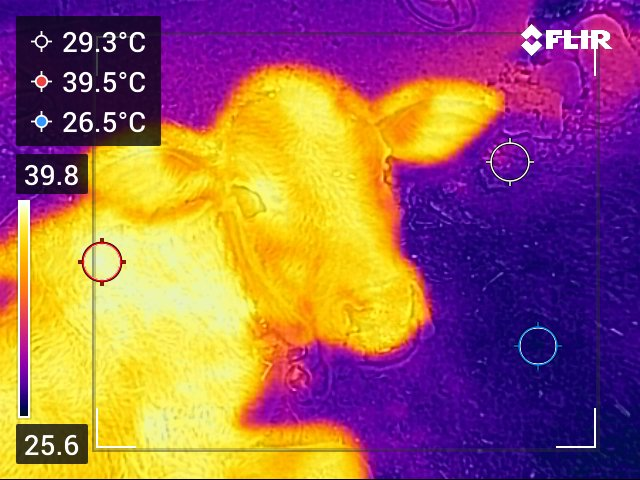
#> input picture dataset/flir_radiometric/FLIR0381.jpg, 640 x 480 px; its folder holds only this picture in this run
$ python yolo_gen.py
#> lines starting #> are read from the running program, lines starting #| are printed output that depends on the picture
import cv2
import os
import glob
import numpy as np

# CONFIGURATION
INPUT_FOLDER = "dataset/flir_radiometric"  # Where your .jpgs are
OUTPUT_FOLDER = "yolo_dataset/images/train" # Where they go for training

if not os.path.exists(OUTPUT_FOLDER):
    os.makedirs(OUTPUT_FOLDER)

print(f"🔄 Converting images from {INPUT_FOLDER}...")

# Get all images
files = glob.glob(os.path.join(INPUT_FOLDER, "*.jpg"))

for i, file in enumerate(files):
    try:
        # 1. Read Image
        img = cv2.imread(file)
#> img is the input picture: shape (480, 640, 3); mean B, G, R 94.6, 99.1, 155.7
        if img is None: continue

        # 2. Convert to Grayscale
        gray = cv2.cvtColor(img, cv2.COLOR_BGR2GRAY)
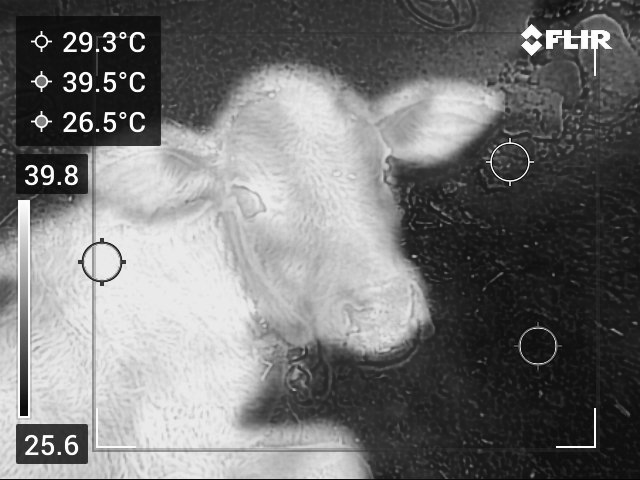
#> gray: shape (480, 640); min 3, max 255, mean 115.5

        # 3. Enhance Contrast (CLAHE)
        # This makes the "Hot Eye" pop out against the cold face
        clahe = cv2.createCLAHE(clipLimit=2.0, tileGridSize=(8,8))
        enhanced = clahe.apply(gray)
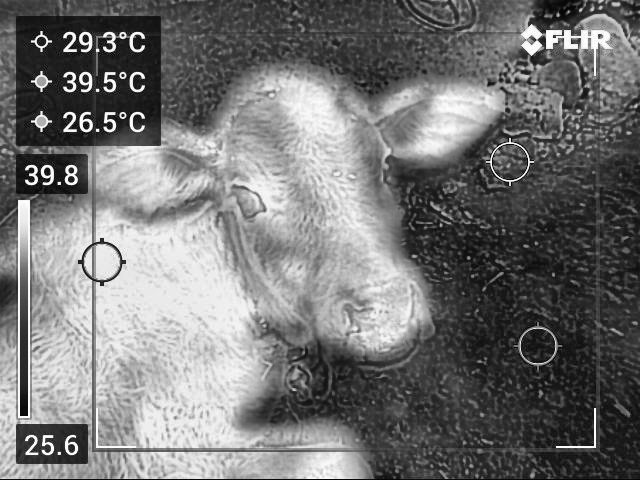
#> enhanced: shape (480, 640); min 1, max 255, mean 116.5

        # 4. Save to YOLO folder
        filename = os.path.basename(file)
        save_path = os.path.join(OUTPUT_FOLDER, filename)
        cv2.imwrite(save_path, enhanced)

    except Exception as e:
        print(f"Skipped {file}: {e}")

print(f"✅ Processed {len(files)} images. Ready for Annotation!")

$ run again, on dataset/flir_radiometric/FLIR0387.jpg
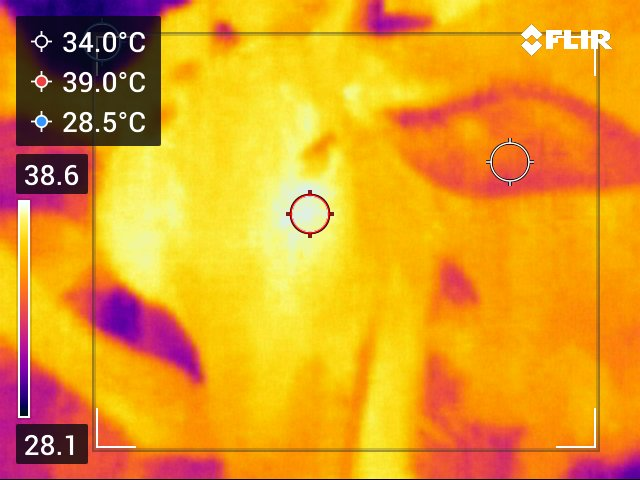
#> input picture dataset/flir_radiometric/FLIR0387.jpg, 640 x 480 px
#> img is the input picture: shape (480, 640, 3); mean B, G, R 35.3, 155, 226.7
#> `gray = cv2.cvtColor(img, cv2.COLOR_BGR2GRAY)`:
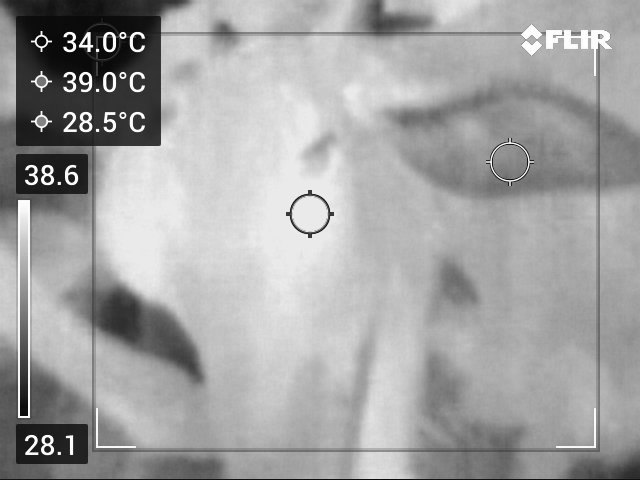
#> gray: shape (480, 640); min 1, max 255, mean 162.8
#> `enhanced = clahe.apply(gray)`:
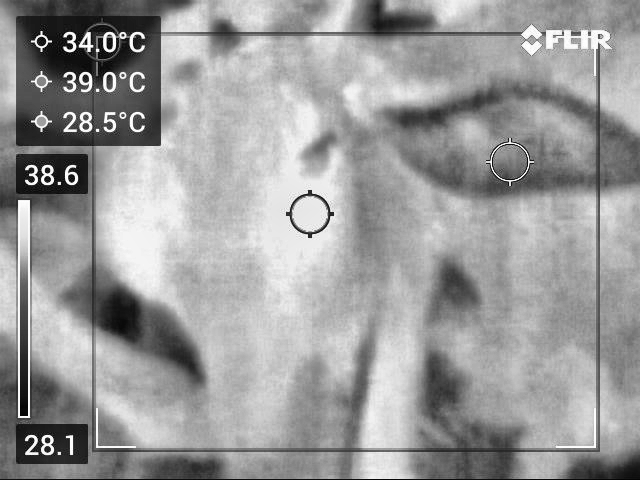
#> enhanced: shape (480, 640); min 1, max 255, mean 154.6

$ run again, on dataset/flir_radiometric/FLIR0391.jpg
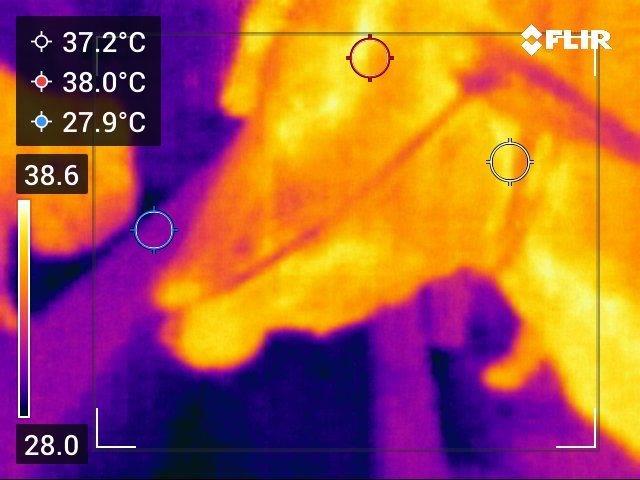
#> input picture dataset/flir_radiometric/FLIR0391.jpg, 640 x 480 px
#> img is the input picture: shape (480, 640, 3); mean B, G, R 67.2, 92.9, 167.8
#> `gray = cv2.cvtColor(img, cv2.COLOR_BGR2GRAY)`:
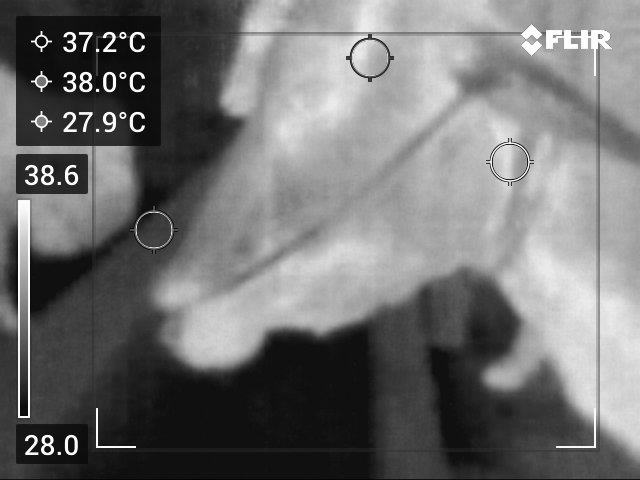
#> gray: shape (480, 640); min 1, max 255, mean 112.3
#> `enhanced = clahe.apply(gray)`:
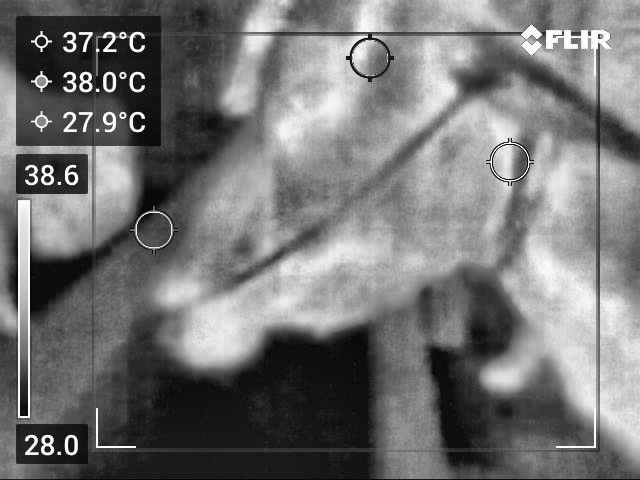
#> enhanced: shape (480, 640); min 1, max 255, mean 115.6

$ run again, on dataset/flir_radiometric/FLIR0392.jpg
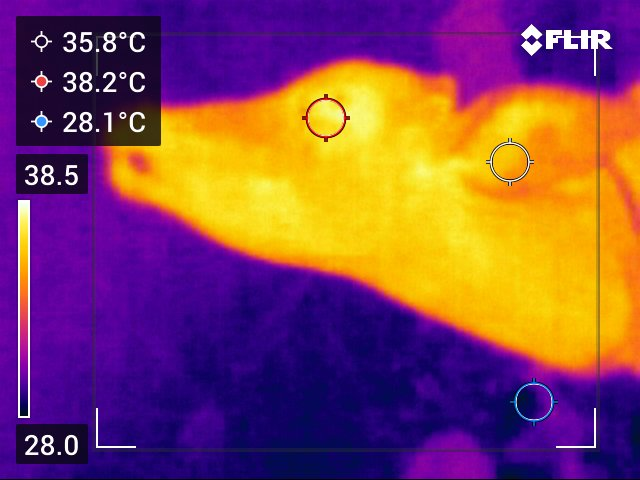
#> input picture dataset/flir_radiometric/FLIR0392.jpg, 640 x 480 px
#> img is the input picture: shape (480, 640, 3); mean B, G, R 87.8, 69.7, 130.4
#> `gray = cv2.cvtColor(img, cv2.COLOR_BGR2GRAY)`:
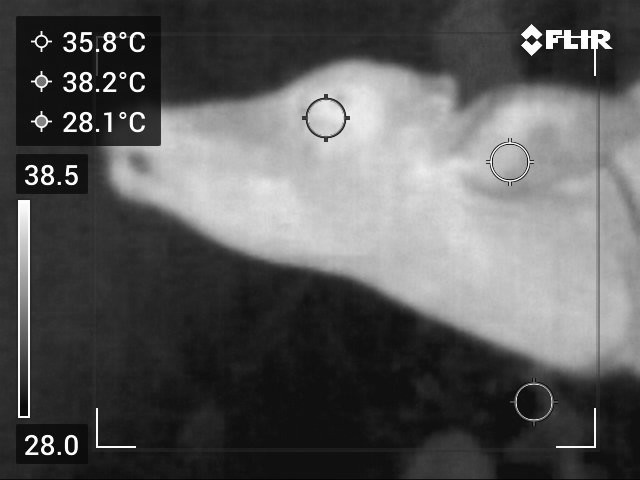
#> gray: shape (480, 640); min 1, max 255, mean 89.9
#> `enhanced = clahe.apply(gray)`:
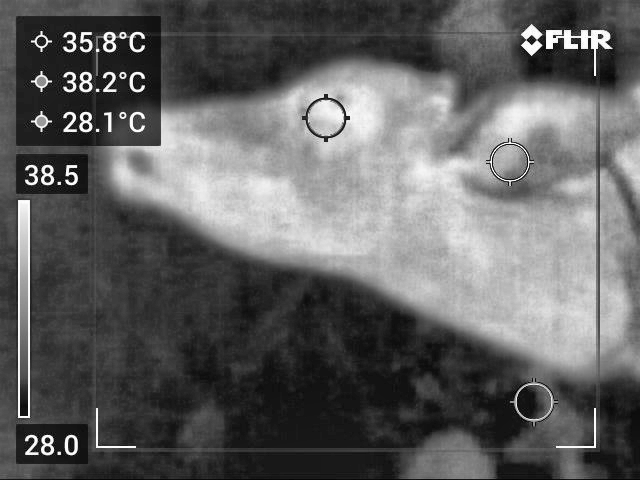
#> enhanced: shape (480, 640); min 1, max 255, mean 97.4

$ run again, on dataset/flir_radiometric/FLIR0382.jpg
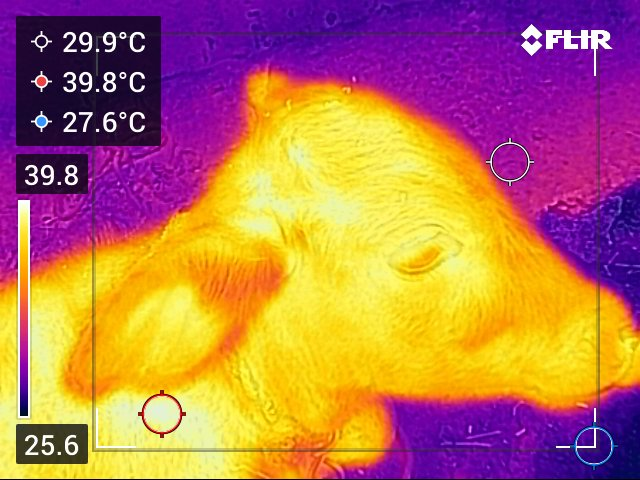
#> input picture dataset/flir_radiometric/FLIR0382.jpg, 640 x 480 px
#> img is the input picture: shape (480, 640, 3); mean B, G, R 87.3, 116.7, 184.9
#> `gray = cv2.cvtColor(img, cv2.COLOR_BGR2GRAY)`:
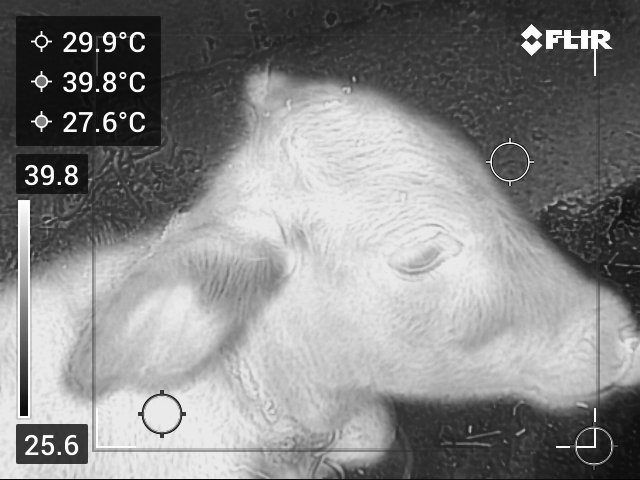
#> gray: shape (480, 640); min 3, max 255, mean 133.7
#> `enhanced = clahe.apply(gray)`:
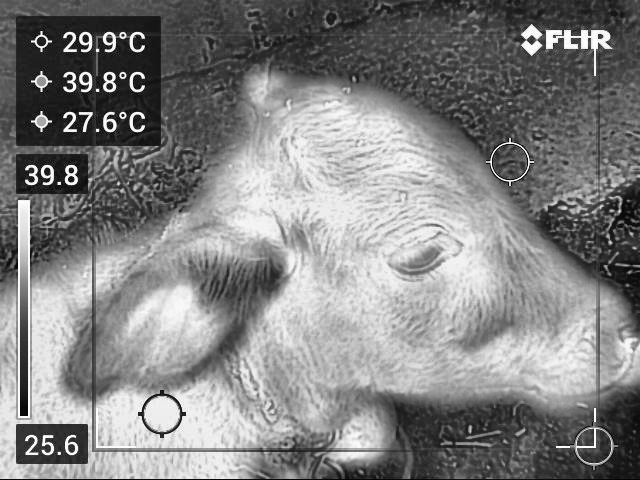
#> enhanced: shape (480, 640); min 2, max 255, mean 130.7
